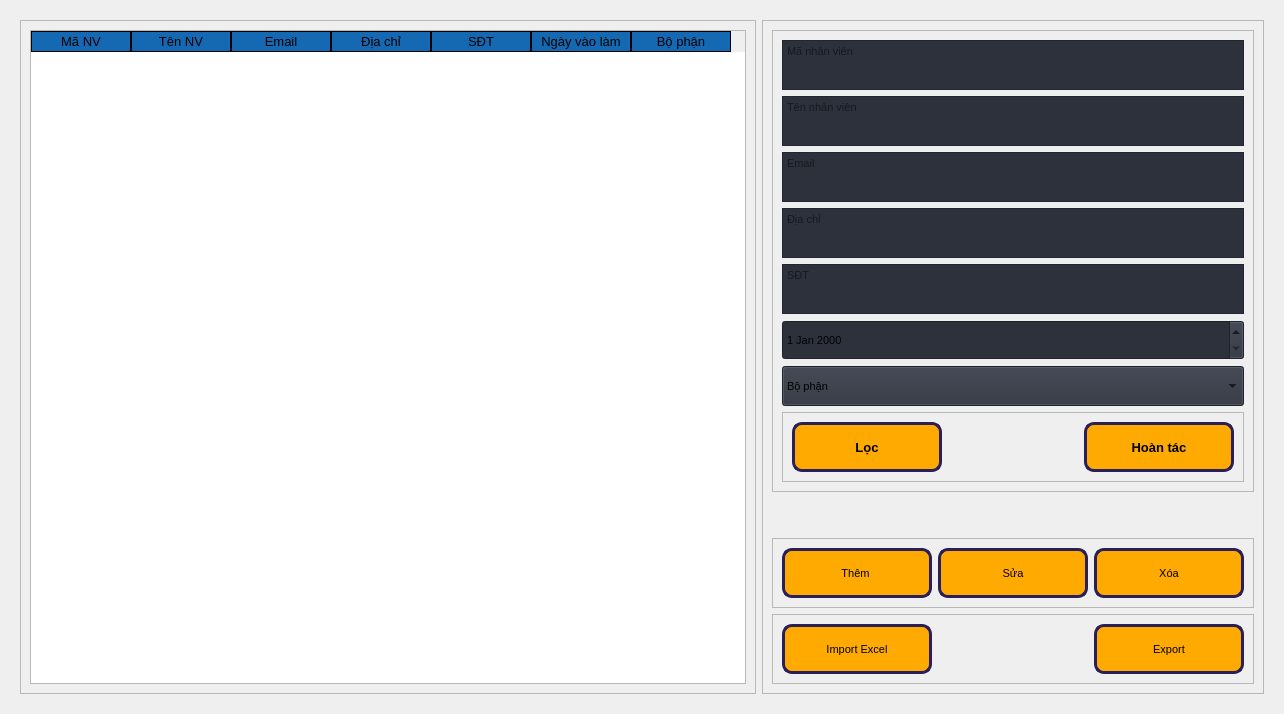
               <widget class="QWidget" name="page_12">
                <layout class="QVBoxLayout" name="verticalLayout_68">
                 <item>
                  <widget class="QWidget" name="widget_24" native="true">
                   <layout class="QHBoxLayout" name="horizontalLayout_26">
                    <item>
                     <widget class="QFrame" name="frame_34">
                      <property name="styleSheet">
                       <string notr="true">
QTableWidget{
font-size:8t;
}
QHeaderView::section{
background-color:rgb(21, 105, 178);
border:1px solid rgb(0,0,0);
font-size:10pt;
}
</string>
                      </property>
                      <property name="frameShape">
                       <enum>QFrame::StyledPanel</enum>
                      </property>
                      <property name="frameShadow">
                       <enum>QFrame::Raised</enum>
                      </property>
                      <layout class="QVBoxLayout" name="verticalLayout_31">
                       <item>
                        <widget class="QTableWidget" name="tbNhanVien">
                         <property name="font">
                          <font>
                           <pointsize>8</pointsize>
                          </font>
                         </property>
                         <property name="styleSheet">
                          <string notr="true"/>
                         </property>
                         <property name="sizeAdjustPolicy">
                          <enum>QAbstractScrollArea::AdjustToContents</enum>
                         </property>
                         <property name="verticalScrollMode">
                          <enum>QAbstractItemView::ScrollPerPixel</enum>
                         </property>
                         <column>
                          <property name="text">
                           <string>Mã NV</string>
                          </property>
                         </column>
                         <column>
                          <property name="text">
                           <string>Tên NV</string>
                          </property>
                         </column>
                         <column>
                          <property name="text">
                           <string>Email</string>
                          </property>
                          <property name="background">
                           <color>
                            <red>255</red>
                            <green>255</green>
                            <blue>255</blue>
                           </color>
                          </property>
                         </column>
                         <column>
                          <property name="text">
                           <string>Địa chỉ</string>
                          </property>
                         </column>
                         <column>
                          <property name="text">
                           <string>SĐT</string>
                          </property>
                         </column>
                         <column>
                          <property name="text">
                           <string>Ngày vào làm</string>
                          </property>
                         </column>
                         <column>
                          <property name="text">
                           <string>Bộ phận</string>
                          </property>
                         </column>
                        </widget>
                       </item>
                      </layout>
                     </widget>
                    </item>
                    <item alignment="Qt::AlignRight|Qt::AlignTop">
                     <widget class="QFrame" name="frame_35">
                      <property name="sizePolicy">
                       <sizepolicy hsizetype="Expanding" vsizetype="Expanding">
                        <horstretch>0</horstretch>
                        <verstretch>0</verstretch>
                       </sizepolicy>
                      </property>
                      <property name="minimumSize">
                       <size>
                        <width>125</width>
                        <height>0</height>
                       </size>
                      </property>
                      <property name="maximumSize">
                       <size>
                        <width>700</width>
                        <height>16777215</height>
                       </size>
                      </property>
                      <property name="font">
                       <font>
                        <pointsize>8</pointsize>
                       </font>
                      </property>
                      <property name="frameShape">
                       <enum>QFrame::StyledPanel</enum>
                      </property>
                      <property name="frameShadow">
                       <enum>QFrame::Raised</enum>
                      </property>
                      <layout class="QVBoxLayout" name="verticalLayout_62">
                       <item>
                        <widget class="QFrame" name="frame_36">
                         <property name="minimumSize">
                          <size>
                           <width>0</width>
                           <height>150</height>
                          </size>
                         </property>
                         <property name="maximumSize">
                          <size>
                           <width>16777215</width>
                           <height>16777215</height>
                          </size>
                         </property>
                         <property name="styleSheet">
                          <string notr="true"/>
                         </property>
                         <property name="frameShape">
                          <enum>QFrame::StyledPanel</enum>
                         </property>
                         <property name="frameShadow">
                          <enum>QFrame::Raised</enum>
                         </property>
                         <layout class="QVBoxLayout" name="verticalLayout_63">
                          <item>
                           <widget class="QTextEdit" name="maNhanVien">
                            <property name="minimumSize">
                             <size>
                              <width>0</width>
                              <height>40</height>
                             </size>
                            </property>
                            <property name="maximumSize">
                             <size>
                              <width>500</width>
                              <height>50</height>
                             </size>
                            </property>
                            <property name="styleSheet">
                             <string notr="true">background-color:#2c313c;</string>
                            </property>
                            <property name="cursorWidth">
                             <number>1</number>
                            </property>
                            <property name="placeholderText">
                             <string>Mã nhân viên</string>
                            </property>
                           </widget>
                          </item>
                          <item>
                           <widget class="QTextEdit" name="tenNhanVien">
                            <property name="minimumSize">
                             <size>
                              <width>0</width>
                              <height>40</height>
                             </size>
                            </property>
                            <property name="maximumSize">
                             <size>
                              <width>500</width>
                              <height>50</height>
                             </size>
                            </property>
                            <property name="styleSheet">
                             <string notr="true">background-color:#2c313c;</string>
                            </property>
                            <property name="placeholderText">
                             <string>Tên nhân viên</string>
                            </property>
                           </widget>
                          </item>
                          <item>
                           <widget class="QTextEdit" name="emailNhanVien">
                            <property name="minimumSize">
                             <size>
                              <width>0</width>
                              <height>40</height>
                             </size>
                            </property>
                            <property name="maximumSize">
                             <size>
                              <width>500</width>
                              <height>50</height>
                             </size>
                            </property>
                            <property name="styleSheet">
                             <string notr="true">background-color:#2c313c;</string>
                            </property>
                            <property name="placeholderText">
                             <string>Email</string>
                            </property>
                           </widget>
                          </item>
                          <item>
                           <widget class="QTextEdit" name="diaChiNhanVien">
                            <property name="minimumSize">
                             <size>
                              <width>0</width>
                              <height>40</height>
                             </size>
                            </property>
                            <property name="maximumSize">
                             <size>
                              <width>500</width>
                              <height>50</height>
                             </size>
                            </property>
                            <property name="styleSheet">
                             <string notr="true">background-color:#2c313c;</string>
                            </property>
                            <property name="placeholderText">
                             <string>Địa chỉ</string>
                            </property>
                           </widget>
                          </item>
                          <item>
                           <widget class="QTextEdit" name="sdtNhanVien">
                            <property name="minimumSize">
                             <size>
                              <width>0</width>
                              <height>40</height>
                             </size>
                            </property>
                            <property name="maximumSize">
                             <size>
                              <width>500</width>
                              <height>50</height>
                             </size>
                            </property>
                            <property name="styleSheet">
                             <string notr="true">background-color:#2c313c;</string>
                            </property>
                            <property name="placeholderText">
                             <string>SĐT</string>
                            </property>
                           </widget>
                          </item>
                          <item>
                           <widget class="QDateEdit" name="dateVaoLam">
                            <property name="minimumSize">
                             <size>
                              <width>0</width>
                              <height>40</height>
                             </size>
                            </property>
                            <property name="maximumSize">
                             <size>
                              <width>500</width>
                              <height>50</height>
                             </size>
                            </property>
                            <property name="styleSheet">
                             <string notr="true">background-color:#2c313c;</string>
                            </property>
                           </widget>
                          </item>
                          <item>
                           <widget class="QComboBox" name="boPhanCb">
                            <property name="minimumSize">
                             <size>
                              <width>0</width>
                              <height>40</height>
                             </size>
                            </property>
                            <property name="maximumSize">
                             <size>
                              <width>500</width>
                              <height>200</height>
                             </size>
                            </property>
                            <property name="styleSheet">
                             <string notr="true">background-color:#2c313c;</string>
                            </property>
                            <item>
                             <property name="text">
                              <string>Bộ phận</string>
                             </property>
                            </item>
                            <item>
                             <property name="text">
                              <string>INFBT1</string>
                             </property>
                            </item>
                            <item>
                             <property name="text">
                              <string>INFBT2</string>
                             </property>
                            </item>
                            <item>
                             <property name="text">
                              <string>INFBT3</string>
                             </property>
                            </item>
                            <item>
                             <property name="text">
                              <string>INFBNV</string>
                             </property>
                            </item>
                            <item>
                             <property name="text">
                              <string>INFBHT</string>
                             </property>
                            </item>
                            <item>
                             <property name="text">
                              <string>INFBKTHT</string>
                             </property>
                            </item>
                            <item>
                             <property name="text">
                              <string>INFBCN</string>
                             </property>
                            </item>
                            <item>
                             <property name="text">
                              <string>INFBKSTKH</string>
                             </property>
                            </item>
                            <item>
                             <property name="text">
                              <string>INFBKH</string>
                             </property>
                            </item>
                           </widget>
                          </item>
                          <item>
                           <widget class="QFrame" name="frame_37">
                            <property name="maximumSize">
                             <size>
                              <width>500</width>
                              <height>16777215</height>
                             </size>
                            </property>
                            <property name="frameShape">
                             <enum>QFrame::StyledPanel</enum>
                            </property>
                            <property name="frameShadow">
                             <enum>QFrame::Raised</enum>
                            </property>
                            <layout class="QHBoxLayout" name="horizontalLayout_27">
                             <item alignment="Qt::AlignLeft">
                              <widget class="QPushButton" name="filterNVBtn">
                               <property name="minimumSize">
                                <size>
                                 <width>150</width>
                                 <height>50</height>
                                </size>
                               </property>
                               <property name="maximumSize">
                                <size>
                                 <width>150</width>
                                 <height>100</height>
                                </size>
                               </property>
                               <property name="font">
                                <font>
                                 <pointsize>10</pointsize>
                                 <weight>75</weight>
                                 <bold>true</bold>
                                </font>
                               </property>
                               <property name="styleSheet">
                                <string notr="true">background-color: rgb(255, 170, 0);
border:3px solid rgb(43,31,91);
border-radius:10px;</string>
                               </property>
                               <property name="text">
                                <string>Lọc</string>
                               </property>
                               <property name="icon">
                                <iconset resource="resources.qrc">
                                 <normaloff>:/icons/icons/filter.svg</normaloff>:/icons/icons/filter.svg</iconset>
                               </property>
                               <property name="iconSize">
                                <size>
                                 <width>24</width>
                                 <height>24</height>
                                </size>
                               </property>
                              </widget>
                             </item>
                             <item alignment="Qt::AlignRight">
                              <widget class="QPushButton" name="hoanTacNVBTn">
                               <property name="minimumSize">
                                <size>
                                 <width>150</width>
                                 <height>50</height>
                                </size>
                               </property>
                               <property name="maximumSize">
                                <size>
                                 <width>150</width>
                                 <height>100</height>
                                </size>
                               </property>
                               <property name="font">
                                <font>
                                 <pointsize>10</pointsize>
                                 <weight>75</weight>
                                 <bold>true</bold>
                                </font>
                               </property>
                               <property name="styleSheet">
                                <string notr="true">background-color: rgb(255, 170, 0);
border:3px solid rgb(43,31,91);
border-radius:10px;</string>
                               </property>
                               <property name="text">
                                <string>Hoàn tác</string>
                               </property>
                               <property name="icon">
                                <iconset resource="resources.qrc">
                                 <normaloff>:/icons/icons/refresh-cw.svg</normaloff>:/icons/icons/refresh-cw.svg</iconset>
                               </property>
                               <property name="iconSize">
                                <size>
                                 <width>24</width>
                                 <height>24</height>
                                </size>
                               </property>
                              </widget>
                             </item>
                            </layout>
                           </widget>
                          </item>
                         </layout>
                        </widget>
                       </item>
                       <item>
                        <spacer name="verticalSpacer_8">
                         <property name="orientation">
                          <enum>Qt::Vertical</enum>
                         </property>
                         <property name="sizeHint" stdset="0">
                          <size>
                           <width>20</width>
                           <height>40</height>
                          </size>
                         </property>
                        </spacer>
                       </item>
                       <item>
                        <widget class="QFrame" name="frame_38">
                         <property name="maximumSize">
                          <size>
                           <width>500</width>
                           <height>16777215</height>
                          </size>
                         </property>
                         <property name="styleSheet">
                          <string notr="true"/>
                         </property>
                         <property name="frameShape">
                          <enum>QFrame::StyledPanel</enum>
                         </property>
                         <property name="frameShadow">
                          <enum>QFrame::Raised</enum>
                         </property>
                         <layout class="QHBoxLayout" name="horizontalLayout_28">
                          <item alignment="Qt::AlignLeft">
                           <widget class="QPushButton" name="themNVBtn">
                            <property name="minimumSize">
                             <size>
                              <width>150</width>
                              <height>50</height>
                             </size>
                            </property>
                            <property name="maximumSize">
                             <size>
                              <width>100</width>
                              <height>16777215</height>
                             </size>
                            </property>
                            <property name="font">
                             <font>
                              <pointsize>8</pointsize>
                             </font>
                            </property>
                            <property name="styleSheet">
                             <string notr="true">background-color: rgb(255, 170, 0);
border:3px solid rgb(43,31,91);
border-radius:10px;</string>
                            </property>
                            <property name="text">
                             <string>Thêm </string>
                            </property>
                           </widget>
                          </item>
                          <item alignment="Qt::AlignRight">
                           <widget class="QPushButton" name="suaNVBtn">
                            <property name="minimumSize">
                             <size>
                              <width>150</width>
                              <height>50</height>
                             </size>
                            </property>
                            <property name="maximumSize">
                             <size>
                              <width>100</width>
                              <height>16777215</height>
                             </size>
                            </property>
                            <property name="font">
                             <font>
                              <pointsize>8</pointsize>
                             </font>
                            </property>
                            <property name="styleSheet">
                             <string notr="true">background-color: rgb(255, 170, 0);
border:3px solid rgb(43,31,91);
border-radius:10px;</string>
                            </property>
                            <property name="text">
                             <string>Sửa</string>
                            </property>
                           </widget>
                          </item>
                          <item>
                           <widget class="QPushButton" name="xoaNVBtn">
                            <property name="minimumSize">
                             <size>
                              <width>150</width>
                              <height>50</height>
                             </size>
                            </property>
                            <property name="maximumSize">
                             <size>
                              <width>100</width>
                              <height>16777215</height>
                             </size>
                            </property>
                            <property name="styleSheet">
                             <string notr="true">background-color: rgb(255, 170, 0);
border:3px solid rgb(43,31,91);
border-radius:10px;</string>
                            </property>
                            <property name="text">
                             <string>Xóa</string>
                            </property>
                           </widget>
                          </item>
                         </layout>
                        </widget>
                       </item>
                       <item>
                        <widget class="QFrame" name="frame_39">
                         <property name="maximumSize">
                          <size>
                           <width>500</width>
                           <height>16777215</height>
                          </size>
                         </property>
                         <property name="frameShape">
                          <enum>QFrame::StyledPanel</enum>
                         </property>
                         <property name="frameShadow">
                          <enum>QFrame::Raised</enum>
                         </property>
                         <layout class="QHBoxLayout" name="horizontalLayout_29">
                          <item alignment="Qt::AlignLeft">
                           <widget class="QPushButton" name="imporNVBtn">
                            <property name="minimumSize">
                             <size>
                              <width>150</width>
                              <height>50</height>
                             </size>
                            </property>
                            <property name="maximumSize">
                             <size>
                              <width>100</width>
                              <height>16777215</height>
                             </size>
                            </property>
                            <property name="font">
                             <font>
                              <pointsize>8</pointsize>
                             </font>
                            </property>
                            <property name="styleSheet">
                             <string notr="true">background-color: rgb(255, 170, 0);
border:3px solid rgb(43,31,91);
border-radius:10px;</string>
                            </property>
                            <property name="text">
                             <string>Import Excel</string>
                            </property>
                            <property name="icon">
                             <iconset resource="resources.qrc">
                              <normaloff>:/icons/icons/share.svg</normaloff>:/icons/icons/share.svg</iconset>
                            </property>
                            <property name="iconSize">
                             <size>
                              <width>24</width>
                              <height>24</height>
                             </size>
                            </property>
                           </widget>
                          </item>
                          <item alignment="Qt::AlignRight">
                           <widget class="QPushButton" name="bcNVBtn">
                            <property name="minimumSize">
                             <size>
                              <width>150</width>
                              <height>50</height>
                             </size>
                            </property>
                            <property name="maximumSize">
                             <size>
                              <width>100</width>
                              <height>16777215</height>
                             </size>
                            </property>
                            <property name="styleSheet">
                             <string notr="true">background-color: rgb(255, 170, 0);
border:3px solid rgb(43,31,91);
border-radius:10px;</string>
                            </property>
                            <property name="text">
                             <string>Export</string>
                            </property>
                            <property name="icon">
                             <iconset resource="resources.qrc">
                              <normaloff>:/icons/icons/printer.svg</normaloff>:/icons/icons/printer.svg</iconset>
                            </property>
                            <property name="iconSize">
                             <size>
                              <width>24</width>
                              <height>24</height>
                             </size>
                            </property>
                           </widget>
                          </item>
                         </layout>
                        </widget>
                       </item>
                      </layout>
                     </widget>
                    </item>
                   </layout>
                  </widget>
                 </item>
                </layout>
               </widget>
